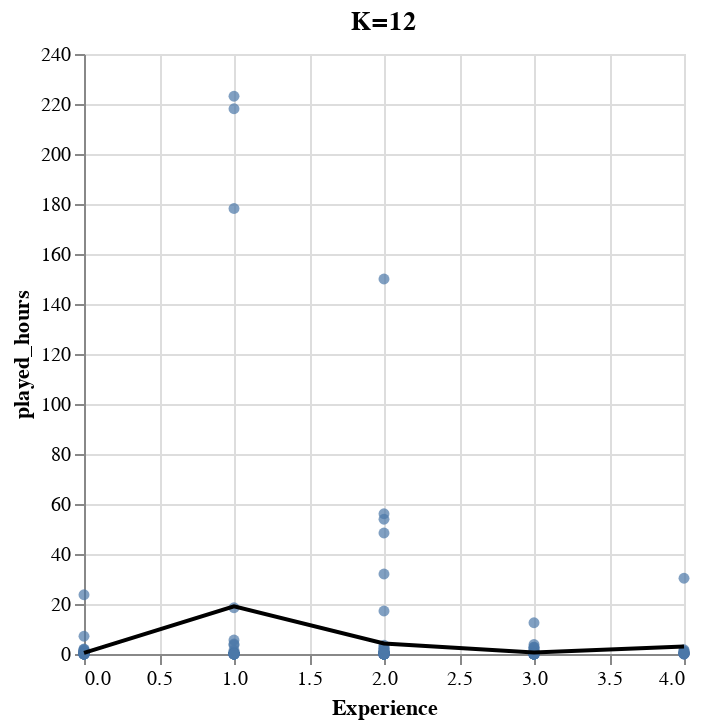

This figure's notebook cell:
### Code cell
players_plot = (alt.Chart(players_predictions).mark_circle(opacity=0.7).encode(
    x=alt.X("experience").title("Experience").scale(zero=False),
    y=alt.Y("played_hours").title("played_hours").scale(zero=False)
)+
alt.Chart(
    players_predictions,
    title= "K=12"
).mark_line(
    color="black"
).encode(
    x="experience",
    y="prediction_all"
))
players_plot

### Figure 1 — Vega-Lite specification as saved in the notebook (floating-point values rounded to 4 significant figures; data arrays with more than 128 entries replaced by an {"elided": "..."} marker saying what was removed)
{"config": {"view": {"continuousWidth": 300, "continuousHeight": 300}}, "layer": [{"mark": {"type": "circle", "opacity": 0.7}, "encoding": {"x": {"field": "experience", "scale": {"zero": false}, "title": "Experience", "type": "quantitative"}, "y": {"field": "played_hours", "scale": {"zero": false}, "title": "played_hours", "type": "quantitative"}}}, {"mark": {"type": "line", "color": "black"}, "encoding": {"x": {"field": "experience", "type": "quantitative"}, "y": {"field": "prediction_all", "type": "quantitative"}}, "title": "K=12"}], "data": {"name": "data-23df576b9da8230e3e816883a4a08e7c"}, "$schema": "https://vega.github.io/schema/vega-lite/v5.20.1.json", "datasets": {"data-23df576b9da8230e3e816883a4a08e7c": {"elided": "196 records"}}}
